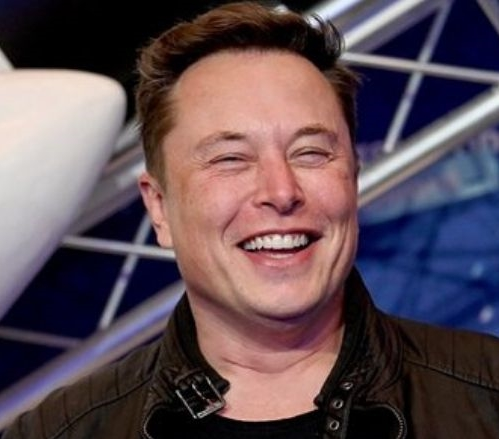
#> input picture musk1.jpg, 499 x 439 px
$ python main.py
#> lines starting #> are read from the running program, lines starting #| are printed output that depends on the picture; long printed decimals are rounded
import cv2


def orb_sim(img1, img2):
    orb = cv2.ORB_create(1000)

    # Esse é o ponto onde serão dectados pontos chaves e descritores das imagens
    kp_a, desc_a = orb.detectAndCompute(img1, None)
    kp_b, desc_b = orb.detectAndCompute(img2, None)

    # Definir o objeto combinador de força bruta.
    # Isso quer dizer que ele irá testar muitas combinações diferentes.
    bf = cv2.BFMatcher(cv2.NORM_HAMMING2, crossCheck=True)

    # Nessa etapa será feito o match das imagens, ou seja, a combinação das imagens
    matches = bf.match(desc_a, desc_b)

    # Aqui será feito a procura por regiões similares das imagens com a distância menor que 50.
    # É possível ajustar a distância entre 0 a 100, sendo 0 as imagens totalmente diferente e 100 as imagens iguais
    # Nesse caso é escolhido a distância de 50.
    similar_regions = [i for i in matches if i.distance < 50]
    if len(matches) == 0:
        return 0
    return len(similar_regions) / len(matches)


img00 = cv2.imread('musk1.jpg')
#> img00 is the input picture: shape (439, 499, 3); mean B, G, R 84.9, 77.5, 95
img01 = cv2.imread('musk2.jpg')
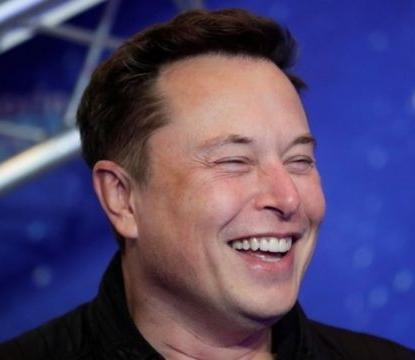
#> input picture musk2.jpg, 415 x 360 px
#> img01 is the input picture: shape (360, 415, 3); mean B, G, R 106.6, 68.8, 79.5

img00 = cv2.resize(img00, (600, 800))
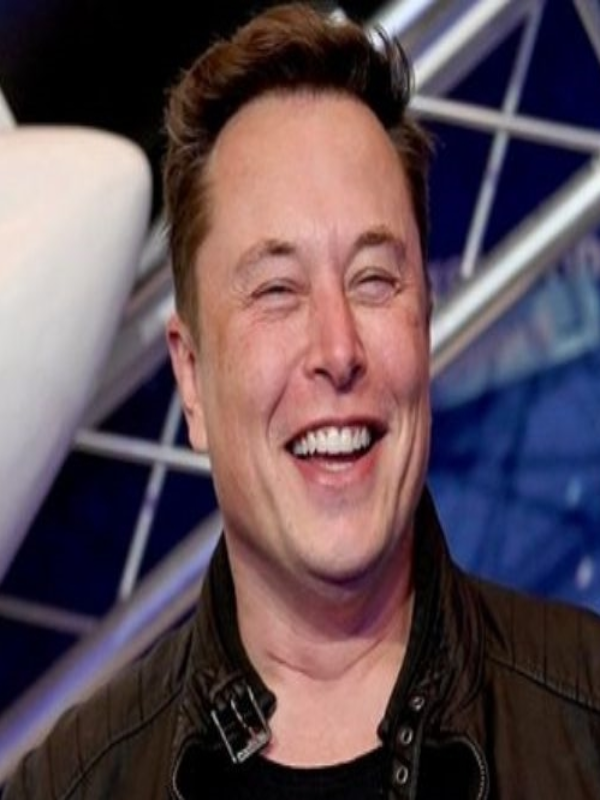
#> img00: shape (800, 600, 3); mean B, G, R 84.8, 77.4, 94.9
img01 = cv2.resize(img01, (600, 800))
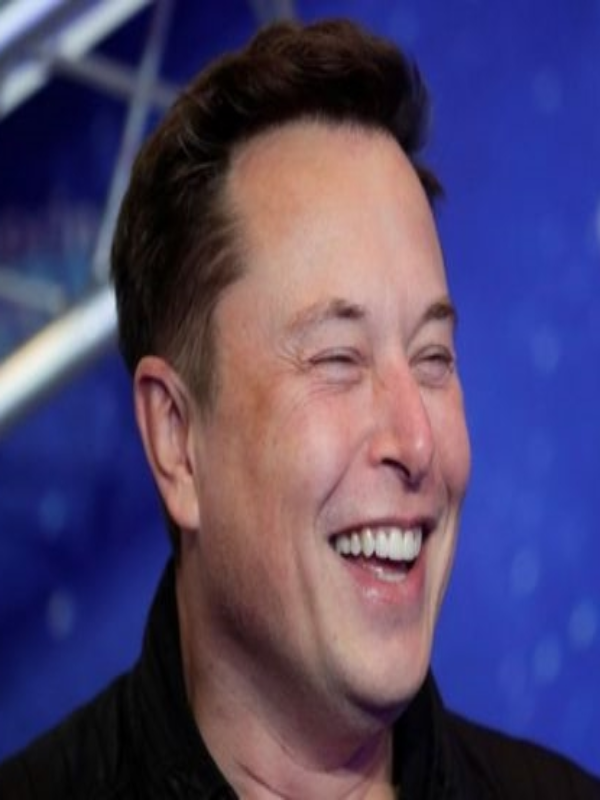
#> img01: shape (800, 600, 3); mean B, G, R 106.5, 68.7, 79.4

orb_similarity = orb_sim(img00, img01)
#> in orb_sim, `kp_a, desc_a = orb.detectAndCompute(img1, None)`: kp_a = 980 keypoints; strongest (x, y, size): (176, 437, 111.1), (185, 445, 92.6), (186, 444, 111.1), (378, 743, 53.6)
#> in orb_sim, `kp_b, desc_b = orb.detectAndCompute(img2, None)`: kp_b = 559 keypoints; strongest (x, y, size): (373, 553, 37.2), (374, 553, 44.6), (374, 552, 31), (408, 545, 111.1)
#> in orb_sim, `matches = bf.match(desc_a, desc_b)`: matches = 203 matches
#> in orb_sim, `similar_regions = [i for i in matches if i.distance < 50]`: similar_regions = 146 matches
#> orb_similarity = 0.719
print("Percentual de Similaridade: ", orb_similarity)
#| Percentual de Similaridade:  0.7192

sift = cv2.SIFT_create()

keypoints_1, descriptors_1 = sift.detectAndCompute(img00, None)
#> keypoints_1 = 490 keypoints; strongest (x, y, size): (329, 703, 80.4), (90, 177, 70.4), (338, 18, 11.4), (376, 42, 8.3)
keypoints_2, descriptors_2 = sift.detectAndCompute(img01, None)
#> keypoints_2 = 160 keypoints; strongest (x, y, size): (97, 318, 30.9), (335, 228, 126.7), (24, 82, 21.2), (398, 544, 18.7)

bf = cv2.BFMatcher(cv2.NORM_L1, crossCheck=True)

matches = bf.match(descriptors_1, descriptors_2)
#> matches = 90 matches

matches = sorted(matches, key=lambda x: x.distance)

matched_img = cv2.drawMatches(img00, keypoints_1, img01, keypoints_2, matches[:1000], img01, flags=2)
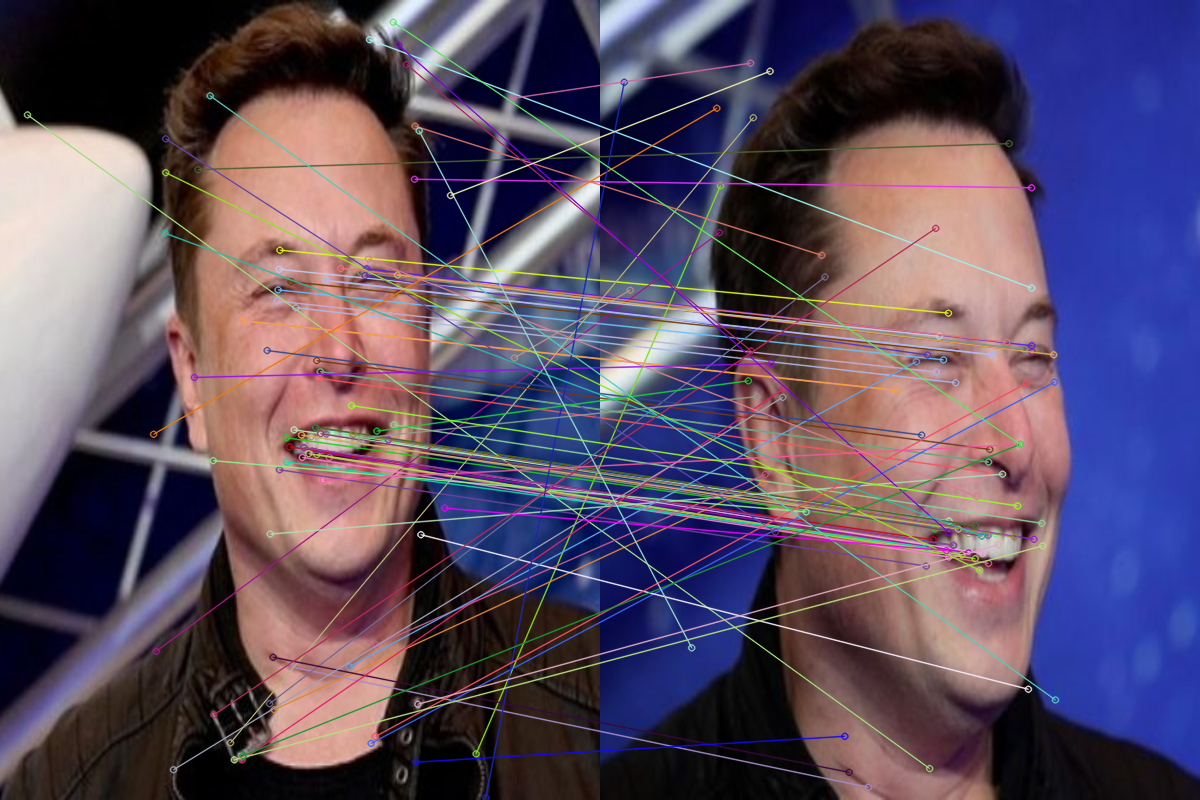
#> matched_img: shape (800, 1200, 3); mean B, G, R 98.5, 77.2, 90.9

cv2.imshow('image', matched_img)
cv2.waitKey(0)
